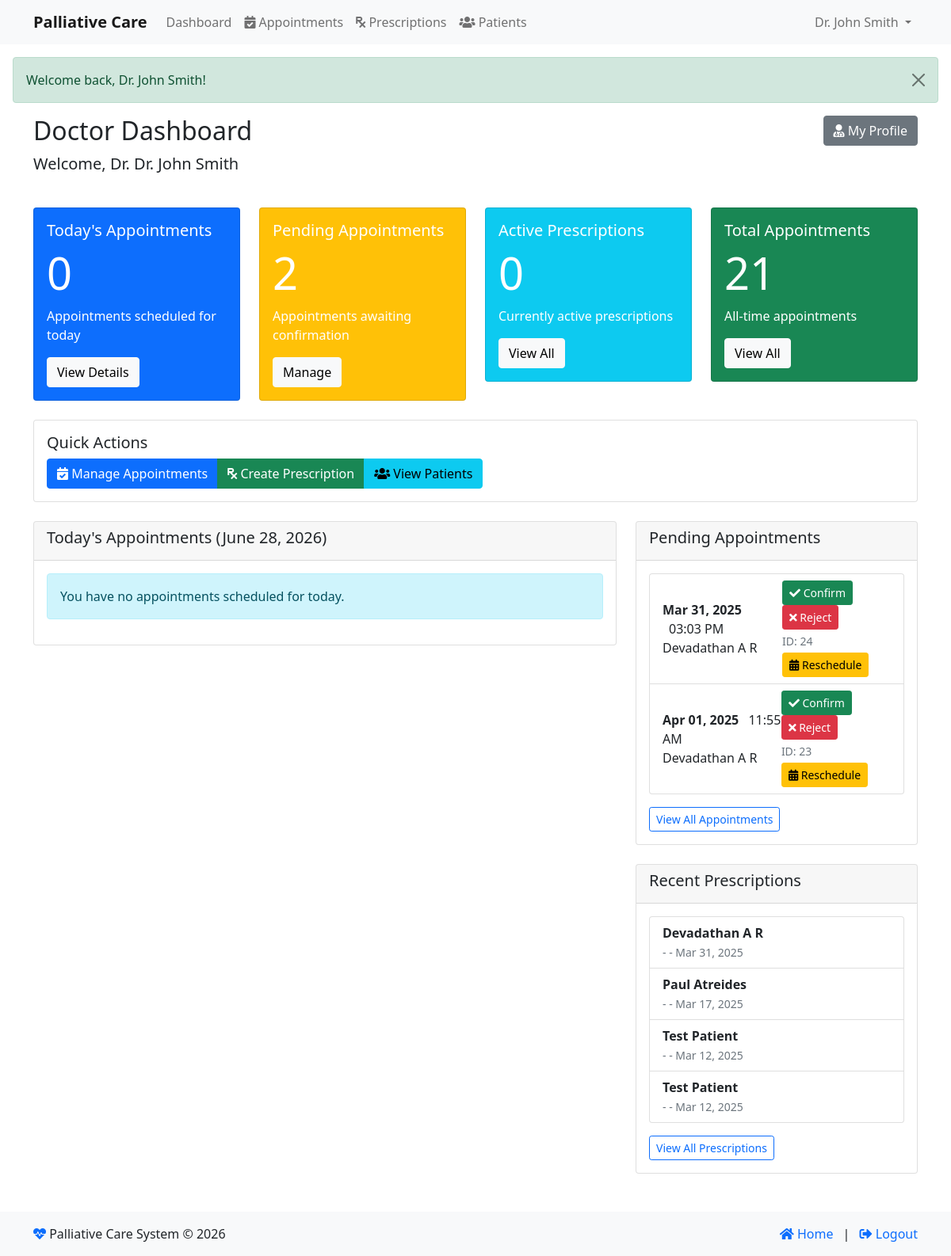
The app's page /index.php?module=doctor&action=dashboard (signed in) with its own data.
### tables this page shows
CREATE TABLE IF NOT EXISTS `doctors` (
  `id` int NOT NULL AUTO_INCREMENT,
  `user_id` int NOT NULL,
  `name` varchar(255) NOT NULL,
  `email` varchar(255) NOT NULL,
  `phone` varchar(20) DEFAULT NULL,
  `specialization` varchar(255) DEFAULT NULL,
  `qualification` varchar(255) DEFAULT NULL,
  `experience_years` int DEFAULT NULL,
  `license_number` varchar(50) DEFAULT NULL,
  `availability_status` enum('available','unavailable') DEFAULT 'available',
  `consultation_fee` decimal(10,2) DEFAULT NULL,
  `created_at` timestamp NULL DEFAULT CURRENT_TIMESTAMP,
  `updated_at` timestamp NULL DEFAULT CURRENT_TIMESTAMP ON UPDATE CURRENT_TIMESTAMP,
  `profile_image` varchar(255) DEFAULT NULL,
  `hospital_id` int DEFAULT NULL,
  PRIMARY KEY (`id`),
  UNIQUE KEY `user_id` (`user_id`),
  UNIQUE KEY `email` (`email`),
  UNIQUE KEY `license_number` (`license_number`),
  KEY `hospital_id` (`hospital_id`)
);

CREATE TABLE IF NOT EXISTS `users` (
  `id` int NOT NULL AUTO_INCREMENT,
  `email` varchar(255) NOT NULL,
  `password_hash` varchar(255) NOT NULL,
  `name` varchar(255) NOT NULL,
  `user_type` enum('patient','doctor','service','admin') NOT NULL,
  `status` enum('active','inactive','suspended') DEFAULT 'active',
  `created_at` timestamp NULL DEFAULT CURRENT_TIMESTAMP,
  `updated_at` timestamp NULL DEFAULT CURRENT_TIMESTAMP ON UPDATE CURRENT_TIMESTAMP,
  PRIMARY KEY (`id`),
  UNIQUE KEY `email` (`email`)
);

CREATE TABLE IF NOT EXISTS `appointments` (
  `id` int NOT NULL AUTO_INCREMENT,
  `patient_id` int NOT NULL,
  `doctor_id` int NOT NULL,
  `appointment_date` datetime NOT NULL,
  `reason` text,
  `status` enum('pending','confirmed','cancelled','completed') DEFAULT 'pending',
  `notes` text,
  `created_at` timestamp NULL DEFAULT CURRENT_TIMESTAMP,
  `updated_at` timestamp NULL DEFAULT CURRENT_TIMESTAMP ON UPDATE CURRENT_TIMESTAMP,
  `payment_status` enum('pending','paid','failed','refunded') DEFAULT 'pending',
  `reminder_sent` tinyint(1) DEFAULT '0',
  `reminder_sent_at` datetime DEFAULT NULL,
  PRIMARY KEY (`id`),
  KEY `patient_id` (`patient_id`),
  KEY `doctor_id` (`doctor_id`),
  KEY `idx_appointment_date` (`appointment_date`)
);

CREATE TABLE IF NOT EXISTS `prescriptions` (
  `id` int NOT NULL AUTO_INCREMENT,
  `patient_id` int NOT NULL,
  `doctor_id` int NOT NULL,
  `diagnosis` text,
  `notes` text,
  `created_at` timestamp NULL DEFAULT CURRENT_TIMESTAMP,
  `updated_at` timestamp NULL DEFAULT CURRENT_TIMESTAMP ON UPDATE CURRENT_TIMESTAMP,
  PRIMARY KEY (`id`),
  KEY `patient_id` (`patient_id`),
  KEY `doctor_id` (`doctor_id`)
);

### modules/doctor/views/dashboard.php (the view, shortened to what the rows shown need)
<!DOCTYPE html>
<html lang="en">
<head>
    <link href="https://cdn.jsdelivr.net/npm/bootstrap@5.1.3/dist/css/bootstrap.min.css" rel="stylesheet">
    <link href="https://cdnjs.cloudflare.com/ajax/libs/font-awesome/5.15.4/css/all.min.css" rel="stylesheet">
</head>
<body>
    <nav class="navbar navbar-expand-lg navbar-light bg-light">
        <div class="container">
            <a class="navbar-brand" href="index.php">Palliative Care</a>
            <div class="collapse navbar-collapse" id="navbarNav">
                <?php if (isset($_SESSION['user_id'])): ?>
                    <ul class="navbar-nav me-auto">
                        <li class="nav-item">
                            <a class="nav-link" href="index.php?module=<?php echo $_SESSION['user_type']; ?>&action=dashboard">
                                Dashboard
                            </a>
                        </li>
                        <?php if ($_SESSION['user_type'] === 'doctor'): ?>
                            <li class="nav-item">
                                <a class="nav-link" href="index.php?module=doctor&action=appointments">
                                    <i class="fas fa-calendar-check"></i> Appointments
                                </a>
                            </li>
                            <li class="nav-item">
                                <a class="nav-link" href="index.php?module=doctor&action=prescriptions">
                                    <i class="fas fa-prescription"></i> Prescriptions
                                </a>
                            </li>
                            <li class="nav-item">
                                <a class="nav-link" href="index.php?module=doctor&action=patients">
                                    <i class="fas fa-users"></i> Patients
                                </a>
                            </li>
                        <?php endif; ?>
                    </ul>
                    <ul class="navbar-nav">
                        <li class="nav-item dropdown">
                            <a class="nav-link dropdown-toggle" href="#" id="navbarDropdown" role="button" data-bs-toggle="dropdown" aria-expanded="false">
                                <?php echo htmlspecialchars($_SESSION['name']); ?>
                            </a>
                        </li>
                    </ul>
                <?php endif; ?>
            </div>
        </div>
    </nav>
    <?php if (isset($_SESSION['success'])): ?>
        <div class="alert alert-success alert-dismissible fade show m-3">
            <?php
            echo htmlspecialchars($_SESSION['success']);
            ?>
            <button type="button" class="btn-close" data-bs-dismiss="alert"></button>
        </div>
    <?php endif; ?>
<div class="container">
    <div class="row mb-4">
        <div class="col-md-8">
            <h2>Doctor Dashboard</h2>
            <p class="lead">Welcome, Dr. <?php echo $doctor['doctor_name']; ?></p>
        </div>
        <div class="col-md-4 text-end">
            <a href="index.php?module=doctor&action=profile" class="btn btn-secondary">
                <i class="fas fa-user-md"></i> My Profile
            </a>
        </div>
    </div>
    <div class="row mb-4">
        <div class="col-md-3">
            <div class="card bg-primary text-white">
                <div class="card-body">
                    <h5 class="card-title">Today's Appointments</h5>
                    <h2 class="display-4"><?php echo $stats['today_appointments']; ?></h2>
                    <p class="card-text">Appointments scheduled for today</p>
                    <a href="index.php?module=doctor&action=appointments&filter=today" class="btn btn-light">View Details</a>
                </div>
            </div>
        </div>
        <div class="col-md-3">
            <div class="card bg-warning text-white">
                <div class="card-body">
                    <h5 class="card-title">Pending Appointments</h5>
                    <h2 class="display-4"><?php echo $stats['pending_appointments']; ?></h2>
                    <p class="card-text">Appointments awaiting confirmation</p>
                    <a href="index.php?module=doctor&action=appointments&filter=pending" class="btn btn-light">Manage</a>
                </div>
            </div>
        </div>
        <div class="col-md-3">
            <div class="card bg-info text-white">
                <div class="card-body">
                    <h5 class="card-title">Active Prescriptions</h5>
                    <h2 class="display-4"><?php echo $prescription_stats['active_prescriptions']; ?></h2>
                    <p class="card-text">Currently active prescriptions</p>
                    <a href="index.php?module=doctor&action=prescriptions" class="btn btn-light">View All</a>
                </div>
            </div>
        </div>
        <div class="col-md-3">
            <div class="card bg-success text-white">
                <div class="card-body">
                    <h5 class="card-title">Total Appointments</h5>
                    <h2 class="display-4"><?php echo $stats['total_appointments']; ?></h2>
                    <p class="card-text">All-time appointments</p>
                    <a href="index.php?module=doctor&action=appointments" class="btn btn-light">View All</a>
                </div>
            </div>
        </div>
    </div>
    <div class="row mb-4">
        <div class="col-md-12">
            <div class="card">
                <div class="card-body">
                    <h5 class="card-title">Quick Actions</h5>
                    <div class="btn-group">
                        <a href="index.php?module=doctor&action=appointments" class="btn btn-primary">
                            <i class="fas fa-calendar-check"></i> Manage Appointments
                        </a>
                        <a href="index.php?module=doctor&action=create_prescription" class="btn btn-success">
                            <i class="fas fa-prescription"></i> Create Prescription
                        </a>
                        <a href="index.php?module=doctor&action=patients" class="btn btn-info">
                            <i class="fas fa-users"></i> View Patients
                        </a>
                    </div>
                </div>
            </div>
        </div>
    </div>
    <div class="row">
        <div class="col-md-8">
            <div class="card" id="today-appointments">
                <div class="card-header">
                    <h5>Today's Appointments (<?php echo date('F d, Y'); ?>)</h5>
                </div>
                <div class="card-body">
                    <?php if (empty($today_appointments)): ?>
                        <div class="alert alert-info">You have no appointments scheduled for today.</div>
                    <?php endif; ?>
                </div>
            </div>
        </div>
        <div class="col-md-4">
            <div class="card">
                <div class="card-header">
                    <h5>Pending Appointments</h5>
                </div>
                <div class="card-body">
                    <?php if (empty($pending_appointments)): ?>
                        <div class="alert alert-info">You have no pending appointments.</div>
                    <?php else: ?>
                        <ul class="list-group">
                            <?php foreach ($pending_appointments as $appointment): ?>
                                <li class="list-group-item">
                                    <div class="d-flex justify-content-between align-items-center">
                                        <div>
                                            <strong><?php echo date('M d, Y', strtotime($appointment['appointment_date'])); ?></strong>
                                            <span class="ms-2"><?php echo date('h:i A', strtotime($appointment['appointment_date'])); ?></span>
                                            <div>
                                                <?php echo $appointment['patient_first_name'] . ' ' . $appointment['patient_last_name']; ?>
                                            </div>
                                        </div>
                                        <div>
                                            <form method="post" action="index.php?module=doctor&action=update_appointment_status" class="d-inline">
                                                <button type="submit" class="btn btn-sm btn-success" onclick="this.form.submit(); return false;">
                                                    <i class="fas fa-check"></i> Confirm
                                                </button>
                                            </form>
                                            <form method="post" action="index.php?module=doctor&action=update_appointment_status" class="d-inline mt-1">
                                                <button type="submit" class="btn btn-sm btn-danger" onclick="if(confirm('Are you sure you want to reject this appointment? This action cannot be undone.')) { this.form.submit(); } return false;">
                                                    <i class="fas fa-times"></i> Reject
                                                </button>
                                            </form>
                                            <div class="small text-muted mt-1">
                                                ID: <?php echo $appointment['id']; ?>
                                            </div>
                                            <a href="index.php?module=doctor&action=reschedule_appointment&id=<?php echo $appointment['id']; ?>" class="btn btn-sm btn-warning mt-1">
                                                <i class="fas fa-calendar-alt"></i> Reschedule
                                            </a>
                                        </div>
                                    </div>
                                </li>
                            <?php endforeach; ?>
                        </ul>
                        <div class="mt-3">
                            <a href="index.php?module=doctor&action=appointments" class="btn btn-outline-primary btn-sm">View All Appointments</a>
                        </div>
                    <?php endif; ?>
                </div>
            </div>
            <div class="card mt-4">
                <div class="card-header">
                    <h5>Recent Prescriptions</h5>
                </div>
                <div class="card-body">
                    <?php if (empty($recent_prescriptions)): ?>
                        <div class="alert alert-info">You have not created any prescriptions yet.</div>
                    <?php else: ?>
                        <ul class="list-group">
                            <?php foreach ($recent_prescriptions as $prescription): ?>
                                <li class="list-group-item">
                                    <div>
                                        <strong><?php echo $prescription['patient_first_name'] . ' ' . $prescription['patient_last_name']; ?></strong>
                                        <div>
                                            <small class="text-muted">
                                                <?php echo $prescription['medication']; ?> -
                                                <?php echo $prescription['dosage']; ?> -
                                                <?php echo date('M d, Y', strtotime($prescription['created_at'])); ?>
                                            </small>
                                        </div>
                                    </div>
                                </li>
                            <?php endforeach; ?>
                        </ul>
                        <div class="mt-3">
                            <a href="index.php?module=doctor&action=prescriptions" class="btn btn-outline-primary btn-sm">View All Prescriptions</a>
                        </div>
                    <?php endif; ?>
                </div>
            </div>
        </div>
    </div>
</div>
<footer class="footer bg-light mt-5 py-3">
    <div class="container">
        <div class="row">
            <div class="col-md-6">
                <p class="mb-0">
                    <i class="fas fa-heartbeat text-primary"></i> Palliative Care System &copy; <?php echo date('Y'); ?>
                </p>
            </div>
            <div class="col-md-6 text-md-end">
                <p class="mb-0">
                    <a href="index.php" class="text-decoration-none">
                        <i class="fas fa-home"></i> Home
                    </a>
                    <?php if (isset($_SESSION['user_id'])): ?>
                    <span class="mx-2">|</span>
                    <a href="logout.php" class="text-decoration-none">
                        <i class="fas fa-sign-out-alt"></i> Logout
                    </a>
                    <?php endif; ?>
                </p>
            </div>
        </div>
    </div>
</footer>
</body>
</html>

### records on screen
doctors: user.name "Dr. John Smith"
appointments: appointment_date "Mar 31, 2025", appointment_date "03:03 PM", patient_first_name "Devadathan", patient_last_name "A R", id "24"
appointments: appointment_date "Apr 01, 2025", appointment_date "11:55 AM", patient_first_name "Devadathan", patient_last_name "A R", id "23"
prescriptions: patient_first_name "Devadathan", patient_last_name "A R", created_at "Mar 31, 2025"
prescriptions: patient_first_name "Paul", patient_last_name "Atreides", created_at "Mar 17, 2025"
prescriptions: patient_first_name "Test", patient_last_name "Patient", created_at "Mar 12, 2025"
prescriptions: patient_first_name "Test", patient_last_name "Patient", created_at "Mar 12, 2025"

### other values on screen
$_SESSION['name'] "Dr. John Smith"
$_SESSION['success'] "Welcome back, Dr. John Smith!"
$stats['today_appointments'] "0"
$stats['pending_appointments'] "2"
$prescription_stats['active_prescriptions'] "0"
$stats['total_appointments'] "21"
